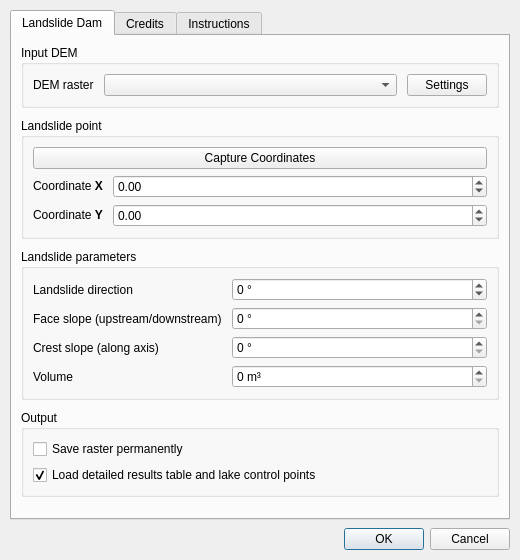
<?xml version="1.0" encoding="UTF-8"?>
<ui version="4.0">
 <class>QLandslideDamDialogBase</class>
 <widget class="QDialog" name="QLandslideDamDialogBase">
  <property name="geometry">
   <rect>
    <x>0</x>
    <y>0</y>
    <width>520</width>
    <height>560</height>
   </rect>
  </property>
  <property name="minimumSize">
   <size>
    <width>460</width>
    <height>480</height>
   </size>
  </property>
  <property name="windowTitle">
   <string>Q-LandslideDam</string>
  </property>
  <layout class="QVBoxLayout" name="mainLayout">
   <property name="spacing">
    <number>8</number>
   </property>
   <property name="leftMargin">
    <number>10</number>
   </property>
   <property name="topMargin">
    <number>10</number>
   </property>
   <property name="rightMargin">
    <number>10</number>
   </property>
   <property name="bottomMargin">
    <number>10</number>
   </property>
   <item>
    <widget class="QTabWidget" name="tabWidget">
     <property name="currentIndex">
      <number>0</number>
     </property>
     <widget class="QWidget" name="tab_main">
      <attribute name="title">
       <string>Landslide Dam</string>
      </attribute>
      <layout class="QVBoxLayout" name="tabMainLayout">
       <property name="spacing">
        <number>10</number>
       </property>
       <item>
        <widget class="QGroupBox" name="grp_input">
         <property name="title">
          <string>Input DEM</string>
         </property>
         <layout class="QGridLayout" name="gridInput" columnstretch="0,1,0">
          <property name="horizontalSpacing">
           <number>10</number>
          </property>
          <item row="0" column="0">
           <widget class="QLabel" name="label">
            <property name="text">
             <string>DEM raster</string>
            </property>
            <property name="buddy">
             <cstring>DEM_raster_ComboBox</cstring>
            </property>
           </widget>
          </item>
          <item row="0" column="1">
           <widget class="QgsMapLayerComboBox" name="DEM_raster_ComboBox">
            <property name="toolTip">
             <string>DEM in a projected metric CRS (e.g. UTM)</string>
            </property>
           </widget>
          </item>
          <item row="0" column="2">
           <widget class="QPushButton" name="btn_settings">
            <property name="toolTip">
             <string>Advanced settings: vertical step, max iterations, max radius</string>
            </property>
            <property name="text">
             <string>Settings</string>
            </property>
           </widget>
          </item>
         </layout>
        </widget>
       </item>
       <item>
        <widget class="QGroupBox" name="grp_point">
         <property name="title">
          <string>Landslide point</string>
         </property>
         <layout class="QGridLayout" name="gridPoint" columnstretch="0,1">
          <property name="horizontalSpacing">
           <number>10</number>
          </property>
          <item row="0" column="0" colspan="2">
           <widget class="QPushButton" name="btn_select_point">
            <property name="toolTip">
             <string>Click a point on the map to capture its coordinates</string>
            </property>
            <property name="text">
             <string>Capture Coordinates</string>
            </property>
           </widget>
          </item>
          <item row="1" column="0">
           <widget class="QLabel" name="label_6">
            <property name="text">
             <string>&lt;html&gt;&lt;head/&gt;&lt;body&gt;&lt;p&gt;Coordinate&lt;span style=&quot; font-weight:600;&quot;&gt; X&lt;/span&gt;&lt;/p&gt;&lt;/body&gt;&lt;/html&gt;</string>
            </property>
            <property name="buddy">
             <cstring>spin_x</cstring>
            </property>
           </widget>
          </item>
          <item row="1" column="1">
           <widget class="QDoubleSpinBox" name="spin_x">
            <property name="decimals">
             <number>2</number>
            </property>
            <property name="minimum">
             <double>-99999999.000000000000000</double>
            </property>
            <property name="maximum">
             <double>99999999.000000000000000</double>
            </property>
            <property name="singleStep">
             <double>5.000000000000000</double>
            </property>
           </widget>
          </item>
          <item row="2" column="0">
           <widget class="QLabel" name="label_7">
            <property name="text">
             <string>&lt;html&gt;&lt;head/&gt;&lt;body&gt;&lt;p&gt;Coordinate &lt;span style=&quot; font-weight:600;&quot;&gt;Y&lt;/span&gt;&lt;/p&gt;&lt;/body&gt;&lt;/html&gt;</string>
            </property>
            <property name="buddy">
             <cstring>spin_y</cstring>
            </property>
           </widget>
          </item>
          <item row="2" column="1">
           <widget class="QDoubleSpinBox" name="spin_y">
            <property name="minimum">
             <double>-99999999.000000000000000</double>
            </property>
            <property name="maximum">
             <double>99999999.000000000000000</double>
            </property>
           </widget>
          </item>
         </layout>
        </widget>
       </item>
       <item>
        <widget class="QGroupBox" name="grp_params">
         <property name="title">
          <string>Landslide parameters</string>
         </property>
         <layout class="QGridLayout" name="gridParams" columnstretch="0,1">
          <property name="horizontalSpacing">
           <number>10</number>
          </property>
          <item row="0" column="0">
           <widget class="QLabel" name="label_2">
            <property name="text">
             <string>Landslide direction</string>
            </property>
            <property name="buddy">
             <cstring>DirectionBox</cstring>
            </property>
           </widget>
          </item>
          <item row="0" column="1">
           <widget class="QSpinBox" name="DirectionBox">
            <property name="toolTip">
             <string>Direction of landslide movement (azimuth, degrees from North, clockwise, 0–359°). The dam crest axis lies along this direction, across the valley. The dam is symmetric: θ and θ+180° give the same deposit.</string>
            </property>
            <property name="wrapping">
             <bool>true</bool>
            </property>
            <property name="suffix">
             <string> °</string>
            </property>
            <property name="maximum">
             <number>359</number>
            </property>
           </widget>
          </item>
          <item row="1" column="0">
           <widget class="QLabel" name="label_3">
            <property name="text">
             <string>Face slope (upstream/downstream)</string>
            </property>
            <property name="buddy">
             <cstring>InclinationBox</cstring>
            </property>
           </widget>
          </item>
          <item row="1" column="1">
           <widget class="QSpinBox" name="InclinationBox">
            <property name="toolTip">
             <string>Slope of the upstream and downstream faces of the dam (same value for both). Typical values: 25–40° (angle of repose of the deposit).</string>
            </property>
            <property name="suffix">
             <string> °</string>
            </property>
            <property name="maximum">
             <number>90</number>
            </property>
           </widget>
          </item>
          <item row="2" column="0">
           <widget class="QLabel" name="label_5">
            <property name="text">
             <string>Crest slope (along axis)</string>
            </property>
            <property name="buddy">
             <cstring>CrestSlopeBox</cstring>
            </property>
           </widget>
          </item>
          <item row="2" column="1">
           <widget class="QSpinBox" name="CrestSlopeBox">
            <property name="toolTip">
             <string>Slope of the crest along its axis, descending from the selected point towards both valley sides. 0° = horizontal crest. Typical values: 0–10°.</string>
            </property>
            <property name="suffix">
             <string> °</string>
            </property>
            <property name="maximum">
             <number>45</number>
            </property>
           </widget>
          </item>
          <item row="3" column="0">
           <widget class="QLabel" name="label_4">
            <property name="text">
             <string>Volume</string>
            </property>
            <property name="buddy">
             <cstring>VolumeBox</cstring>
            </property>
           </widget>
          </item>
          <item row="3" column="1">
           <widget class="QSpinBox" name="VolumeBox">
            <property name="toolTip">
             <string>Target volume of the landslide deposit</string>
            </property>
            <property name="suffix">
             <string> m³</string>
            </property>
            <property name="maximum">
             <number>99999999</number>
            </property>
           </widget>
          </item>
         </layout>
        </widget>
       </item>
       <item>
        <widget class="QGroupBox" name="grp_output">
         <property name="title">
          <string>Output</string>
         </property>
         <layout class="QGridLayout" name="gridOutput">
          <item row="0" column="0">
           <widget class="QCheckBox" name="chk_save_permanent">
            <property name="toolTip">
             <string>If unchecked, the output DEM is saved in a temporary folder</string>
            </property>
            <property name="text">
             <string>Save raster permanently</string>
            </property>
           </widget>
          </item>
          <item row="1" column="0">
           <widget class="QCheckBox" name="chk_detail_layers">
            <property name="toolTip">
             <string>Load the detailed results table and the lake upstream/downstream control points as temporary layers in the Layers panel</string>
            </property>
            <property name="text">
             <string>Load detailed results table and lake control points</string>
            </property>
            <property name="checked">
             <bool>true</bool>
            </property>
           </widget>
          </item>
         </layout>
        </widget>
       </item>
       <item>
        <spacer name="verticalSpacer">
         <property name="orientation">
          <enum>Qt::Vertical</enum>
         </property>
         <property name="sizeHint" stdset="0">
          <size>
           <width>20</width>
           <height>0</height>
          </size>
         </property>
        </spacer>
       </item>
      </layout>
     </widget>
     <widget class="QWidget" name="tab_credits">
      <attribute name="title">
       <string>Credits</string>
      </attribute>
      <layout class="QVBoxLayout" name="tabCreditsLayout">
       <item>
        <widget class="QTextBrowser" name="text_credits">
         <property name="openExternalLinks">
          <bool>true</bool>
         </property>
         <property name="html">
          <string>&lt;html&gt;&lt;body style=&quot;font-family:sans-serif;&quot;&gt;
&lt;h2 style=&quot;color:#2c5f8a;&quot;&gt;Q-LandslideDam&lt;/h2&gt;
&lt;p&gt;A QGIS plugin for modeling landslide dams and river channel obstructions using wedge geometries, with automatic calculation of the upstream dammed lake.&lt;/p&gt;
&lt;h3&gt;Author&lt;/h3&gt;
&lt;p&gt;&lt;b&gt;Pierluigi De Rosa&lt;/b&gt; (University of Perugia)&lt;br/&gt;
&lt;a href=&quot;mailto:pierluigi.derosa@gmail.com&quot;&gt;pierluigi.derosa@gmail.com&lt;/a&gt;&lt;/p&gt;
&lt;h3&gt;Funding and acknowledgements&lt;/h3&gt;
&lt;p&gt;Q-LandslideDam plugin was developed by Pierluigi De Rosa (University of Perugia) as part of the project &amp;ldquo;LANDAM &amp;ndash; LANdslide DAMs: Characterization, Prediction, and Emergency Management.&amp;rdquo; This project is included in the activities of the RETURN (multi-Risk sciEnce for resilienT commUnities undeR a changiNg climate) - Spoke 2 &amp;ldquo;Ground Instabilities&amp;rdquo;, funded by the European Union &amp;ndash; NextGenerationEU - PNRR, Mission 4, Component 2, Investment 1.3; D.D. 1243 of August 2, 2022, PE0000005.&lt;/p&gt;
&lt;h3&gt;Project&lt;/h3&gt;
&lt;p&gt;Repository: &lt;a href=&quot;https://github.com/pierluigiderosa/Q-LandslideDam&quot;&gt;github.com/pierluigiderosa/Q-LandslideDam&lt;/a&gt;&lt;br/&gt;
Bug reports: &lt;a href=&quot;https://github.com/pierluigiderosa/Q-LandslideDam/issues&quot;&gt;issue tracker&lt;/a&gt;&lt;/p&gt;
&lt;h3&gt;Built with&lt;/h3&gt;
&lt;ul&gt;
&lt;li&gt;&lt;a href=&quot;https://qgis.org&quot;&gt;QGIS&lt;/a&gt; and PyQGIS&lt;/li&gt;
&lt;li&gt;&lt;a href=&quot;https://grass.osgeo.org/grass-stable/manuals/r.lake.html&quot;&gt;GRASS GIS r.lake&lt;/a&gt; for filling the dammed lake&lt;/li&gt;
&lt;li&gt;NumPy and GDAL&lt;/li&gt;
&lt;/ul&gt;
&lt;h3&gt;License&lt;/h3&gt;
&lt;p&gt;This program is free software, released under the terms of the GNU General Public License version 2 or later.&lt;/p&gt;
&lt;/body&gt;&lt;/html&gt;</string>
         </property>
        </widget>
       </item>
      </layout>
     </widget>
     <widget class="QWidget" name="tab_instructions">
      <attribute name="title">
       <string>Instructions</string>
      </attribute>
      <layout class="QVBoxLayout" name="tabInstructionsLayout">
       <item>
        <widget class="QTextBrowser" name="text_instructions">
         <property name="openExternalLinks">
          <bool>true</bool>
         </property>
         <property name="html">
          <string>&lt;html&gt;&lt;body style=&quot;font-family:sans-serif;&quot;&gt;
&lt;h2 style=&quot;color:#2c5f8a;&quot;&gt;Instructions&lt;/h2&gt;
&lt;ol&gt;
&lt;li&gt;&lt;b&gt;DEM raster&lt;/b&gt;: select the DEM. It must use a projected CRS in meters (e.g. UTM); geographic coordinates and Pseudo-Mercator (EPSG:3857) are not allowed.&lt;/li&gt;
&lt;li&gt;&lt;b&gt;Landslide point&lt;/b&gt;: press &lt;i&gt;Capture Coordinates&lt;/i&gt; and click on the map where the landslide reaches the river channel, or type the X and Y coordinates manually.&lt;/li&gt;
&lt;li&gt;&lt;b&gt;Landslide parameters&lt;/b&gt;:
&lt;ul&gt;
&lt;li&gt;&lt;i&gt;Landslide direction&lt;/i&gt;: direction of landslide movement, in degrees from North, clockwise (0–359°); the dam crest axis lies along it; see &lt;i&gt;Landslide direction&lt;/i&gt; below;&lt;/li&gt;
&lt;li&gt;&lt;i&gt;Face slope (upstream/downstream)&lt;/i&gt;: slope of the upstream and downstream faces, same value for both (typically 25–40°);&lt;/li&gt;
&lt;li&gt;&lt;i&gt;Crest slope (along axis)&lt;/i&gt;: slope of the crest along its axis, from the selected point towards both valley sides; 0° = horizontal crest (typically 0–10°);&lt;/li&gt;
&lt;li&gt;&lt;i&gt;Volume&lt;/i&gt;: volume of the landslide deposit (m³).&lt;/li&gt;
&lt;/ul&gt;&lt;/li&gt;
&lt;li&gt;&lt;b&gt;Settings&lt;/b&gt;: advanced parameters of the iterative algorithm (vertical step, maximum iterations, maximum radius).&lt;/li&gt;
&lt;li&gt;&lt;b&gt;Output&lt;/b&gt;: check &lt;i&gt;Save raster permanently&lt;/i&gt; to choose where to save the modified DEM; otherwise it is saved to a temporary folder. &lt;i&gt;Load detailed results table and lake control points&lt;/i&gt; (checked by default) adds the run results table and the lake upstream/downstream control points to the Layers panel as temporary layers; uncheck it to skip them.&lt;/li&gt;
&lt;li&gt;Press &lt;b&gt;OK&lt;/b&gt; to run the calculation.&lt;/li&gt;
&lt;/ol&gt;
&lt;h3&gt;Dam geometry&lt;/h3&gt;
&lt;p&gt;The dam is a four-sided pyramid with its apex at the selected point. Its surface is:&lt;/p&gt;
&lt;p align=&quot;center&quot;&gt;&lt;i&gt;z = (z&lt;sub&gt;0&lt;/sub&gt; + h) − |d&lt;sub&gt;axis&lt;/sub&gt;| · tan(crest slope) − |d&lt;sub&gt;river&lt;/sub&gt;| · tan(face slope)&lt;/i&gt;&lt;/p&gt;
&lt;p&gt;where &lt;i&gt;z&lt;sub&gt;0&lt;/sub&gt;&lt;/i&gt; is the DEM elevation at the selected point, &lt;i&gt;h&lt;/i&gt; is the dam height (raised step by step until the target volume is reached), &lt;i&gt;d&lt;sub&gt;axis&lt;/sub&gt;&lt;/i&gt; is the distance along the crest axis and &lt;i&gt;d&lt;sub&gt;river&lt;/sub&gt;&lt;/i&gt; the distance across it (upstream–downstream). The body is clipped by the terrain (valley sides) and by the &lt;i&gt;Max Radius&lt;/i&gt; set in Settings.&lt;/p&gt;
&lt;pre&gt;
  SECTION ALONG THE RIVER        SECTION ALONG THE CREST
  (upstream → downstream)        (bank → bank)

            crest                        crest slope
             /\                          ___●___
   face     /  \     face           ____/       \____
  slope    /    \    slope
      ____/      \____
&lt;/pre&gt;
&lt;p&gt;The model is symmetric: upstream and downstream faces have the same slope, and along the landslide direction the crest descends equally in both senses. As a consequence, directions θ and θ+180° (e.g. 310° and 130°) produce the same deposit.&lt;/p&gt;
&lt;h3&gt;Landslide direction&lt;/h3&gt;
&lt;p&gt;Enter the direction in which the landslide &lt;b&gt;moves&lt;/b&gt;, measured &lt;b&gt;clockwise from North&lt;/b&gt; (0° = towards North, 90° = towards East, 180° = towards South, 270° = towards West). The dam crest axis is laid along this direction, so the landslide crosses the valley from the source slope to the opposite bank; the upstream and downstream faces are perpendicular to it.&lt;/p&gt;
&lt;pre&gt;
            N (0°)
            ↑
   W (270°) ●  E (90°)       ● = selected point
            S (180°)

  Example: river flowing West → East,
           landslide from the southern slope moving North (0°)

        northern valley side
     ~~~~~~~~|~~~~~~~~
  →  river → ● → river →     crest axis = landslide direction
     ~~~~~~~~↑~~~~~~~~
        southern slope (source)
&lt;/pre&gt;
&lt;table border=&quot;1&quot; cellpadding=&quot;4&quot; cellspacing=&quot;0&quot;&gt;
&lt;tr&gt;&lt;th&gt;River flows&lt;/th&gt;&lt;th&gt;Landslide source slope&lt;/th&gt;&lt;th&gt;Landslide direction&lt;/th&gt;&lt;/tr&gt;
&lt;tr&gt;&lt;td&gt;East–West&lt;/td&gt;&lt;td&gt;southern&lt;/td&gt;&lt;td&gt;0°&lt;/td&gt;&lt;/tr&gt;
&lt;tr&gt;&lt;td&gt;East–West&lt;/td&gt;&lt;td&gt;northern&lt;/td&gt;&lt;td&gt;180°&lt;/td&gt;&lt;/tr&gt;
&lt;tr&gt;&lt;td&gt;North–South&lt;/td&gt;&lt;td&gt;western&lt;/td&gt;&lt;td&gt;90°&lt;/td&gt;&lt;/tr&gt;
&lt;tr&gt;&lt;td&gt;North–South&lt;/td&gt;&lt;td&gt;eastern&lt;/td&gt;&lt;td&gt;270°&lt;/td&gt;&lt;/tr&gt;
&lt;/table&gt;
&lt;p&gt;A landslide perpendicular to the river gives a dam straight across the valley. An oblique direction is allowed and gives an oblique dam: the closer the direction is to the river direction, the more the dam lies along the valley instead of across it, so check that it actually crosses the channel.&lt;/p&gt;
&lt;p&gt;&lt;b&gt;Note:&lt;/b&gt; North is the &lt;i&gt;grid North&lt;/i&gt; of the DEM CRS (the +Y axis of the map), not true geographic North. In UTM the difference (meridian convergence) is at most a few degrees and is usually negligible.&lt;/p&gt;
&lt;h3&gt;Results&lt;/h3&gt;
&lt;ul&gt;
&lt;li&gt;modified DEM including the dam, with hillshade;&lt;/li&gt;
&lt;li&gt;upstream dammed lake (computed with GRASS &lt;i&gt;r.lake&lt;/i&gt;) with water level, volume, area and maximum depth;&lt;/li&gt;
&lt;li&gt;lake control points layer;&lt;/li&gt;
&lt;li&gt;results table with all the details of the run (see below).&lt;/li&gt;
&lt;/ul&gt;
&lt;p&gt;If the lake reaches the DEM edge it may be truncated: in that case use a larger DEM. When the GRASS provider is not active in Processing, the lake is computed with an internal NumPy fallback.&lt;/p&gt;
&lt;h3&gt;Results table&lt;/h3&gt;
&lt;p&gt;Each run adds a temporary table without geometry named &lt;i&gt;Q-LandslideDam results YYYY-MM-DD HH:MM:SS&lt;/i&gt; (date and time of the run), so that results of different runs can be told apart. Open it with &lt;i&gt;Open Attribute Table&lt;/i&gt;; it is not saved to disk and can be removed at any time (use &lt;i&gt;Make Permanent&lt;/i&gt; to keep it). Each row is one value; the columns are:&lt;/p&gt;
&lt;ul&gt;
&lt;li&gt;&lt;b&gt;section&lt;/b&gt;: group of the value (Run, Input, Settings, Dam, Lake);&lt;/li&gt;
&lt;li&gt;&lt;b&gt;parameter&lt;/b&gt;: name of the value;&lt;/li&gt;
&lt;li&gt;&lt;b&gt;value&lt;/b&gt;: numeric value (empty for text entries);&lt;/li&gt;
&lt;li&gt;&lt;b&gt;unit&lt;/b&gt;: unit of measure (m, m a.s.l., m², ha, m³, °, %);&lt;/li&gt;
&lt;li&gt;&lt;b&gt;text&lt;/b&gt;: text value (names, file paths, status, notes).&lt;/li&gt;
&lt;/ul&gt;
&lt;p&gt;Main parameters:&lt;/p&gt;
&lt;ul&gt;
&lt;li&gt;&lt;b&gt;Run&lt;/b&gt;: date and time, DEM layer, CRS, cell size and path of the output dam DEM;&lt;/li&gt;
&lt;li&gt;&lt;b&gt;Input&lt;/b&gt; / &lt;b&gt;Settings&lt;/b&gt;: the values entered in the dialog and in Settings;&lt;/li&gt;
&lt;li&gt;&lt;b&gt;Dam&lt;/b&gt;:
&lt;ul&gt;
&lt;li&gt;&lt;i&gt;Iterations&lt;/i&gt;: number of height steps needed to reach the target volume;&lt;/li&gt;
&lt;li&gt;&lt;i&gt;Computed landslide volume&lt;/i&gt;: volume of the modeled deposit;&lt;/li&gt;
&lt;li&gt;&lt;i&gt;Volume difference vs target&lt;/i&gt;: (computed − target) / target, in %;&lt;/li&gt;
&lt;li&gt;&lt;i&gt;Max deposit thickness&lt;/i&gt;: maximum thickness of the deposit above the original DEM;&lt;/li&gt;
&lt;li&gt;&lt;i&gt;Dam footprint area&lt;/i&gt;: plan area covered by the deposit;&lt;/li&gt;
&lt;/ul&gt;&lt;/li&gt;
&lt;li&gt;&lt;b&gt;Lake&lt;/b&gt;:
&lt;ul&gt;
&lt;li&gt;&lt;i&gt;Status&lt;/i&gt;: &lt;i&gt;ok&lt;/i&gt; (lake impounded, spilling downstream), &lt;i&gt;border&lt;/i&gt; (spilling towards the DEM edge, lake probably truncated), &lt;i&gt;not_effective&lt;/i&gt; (the dam does not block the valley) or &lt;i&gt;error&lt;/i&gt;; &lt;i&gt;Note&lt;/i&gt; explains it;&lt;/li&gt;
&lt;li&gt;&lt;i&gt;Max dam crest elevation&lt;/i&gt;: highest elevation of the dam;&lt;/li&gt;
&lt;li&gt;&lt;i&gt;Spillway level (water surface)&lt;/i&gt;: elevation at which the lake starts to overflow; it is the lake water level;&lt;/li&gt;
&lt;li&gt;&lt;i&gt;Freeboard (crest − spillway)&lt;/i&gt;: height of the dam crest above the water level;&lt;/li&gt;
&lt;li&gt;&lt;i&gt;Spill outlet&lt;/i&gt;: where the water leaves the lake;&lt;/li&gt;
&lt;li&gt;&lt;i&gt;Lake volume (numpy)&lt;/i&gt; / &lt;i&gt;(r.lake)&lt;/i&gt;: stored water volume, computed internally and, if GRASS is available, from the r.lake raster;&lt;/li&gt;
&lt;li&gt;&lt;i&gt;Lake area&lt;/i&gt;: flooded area, in m² and ha;&lt;/li&gt;
&lt;li&gt;&lt;i&gt;Max water depth&lt;/i&gt;: maximum depth of the lake (water level minus lake bottom);&lt;/li&gt;
&lt;li&gt;&lt;i&gt;Upstream seed&lt;/i&gt; / &lt;i&gt;Downstream point&lt;/i&gt;: coordinates and elevations of the control points used to fill the lake (also in the &lt;i&gt;Lake - control points&lt;/i&gt; layer).&lt;/li&gt;
&lt;/ul&gt;&lt;/li&gt;
&lt;/ul&gt;
&lt;/body&gt;&lt;/html&gt;</string>
         </property>
        </widget>
       </item>
      </layout>
     </widget>
    </widget>
   </item>
   <item>
    <widget class="QDialogButtonBox" name="button_box">
     <property name="orientation">
      <enum>Qt::Horizontal</enum>
     </property>
     <property name="standardButtons">
      <set>QDialogButtonBox::Cancel|QDialogButtonBox::Ok</set>
     </property>
    </widget>
   </item>
  </layout>
 </widget>
 <customwidgets>
  <customwidget>
   <class>QgsMapLayerComboBox</class>
   <extends>QComboBox</extends>
   <header>qgsmaplayercombobox.h</header>
  </customwidget>
 </customwidgets>
 <tabstops>
  <tabstop>tabWidget</tabstop>
  <tabstop>DEM_raster_ComboBox</tabstop>
  <tabstop>btn_settings</tabstop>
  <tabstop>btn_select_point</tabstop>
  <tabstop>spin_x</tabstop>
  <tabstop>spin_y</tabstop>
  <tabstop>DirectionBox</tabstop>
  <tabstop>InclinationBox</tabstop>
  <tabstop>CrestSlopeBox</tabstop>
  <tabstop>VolumeBox</tabstop>
  <tabstop>chk_save_permanent</tabstop>
  <tabstop>chk_detail_layers</tabstop>
 </tabstops>
 <resources/>
 <connections>
  <connection>
   <sender>button_box</sender>
   <signal>accepted()</signal>
   <receiver>QLandslideDamDialogBase</receiver>
   <slot>accept()</slot>
   <hints>
    <hint type="sourcelabel">
     <x>20</x>
     <y>20</y>
    </hint>
    <hint type="destinationlabel">
     <x>20</x>
     <y>20</y>
    </hint>
   </hints>
  </connection>
  <connection>
   <sender>button_box</sender>
   <signal>rejected()</signal>
   <receiver>QLandslideDamDialogBase</receiver>
   <slot>reject()</slot>
   <hints>
    <hint type="sourcelabel">
     <x>20</x>
     <y>20</y>
    </hint>
    <hint type="destinationlabel">
     <x>20</x>
     <y>20</y>
    </hint>
   </hints>
  </connection>
 </connections>
</ui>
